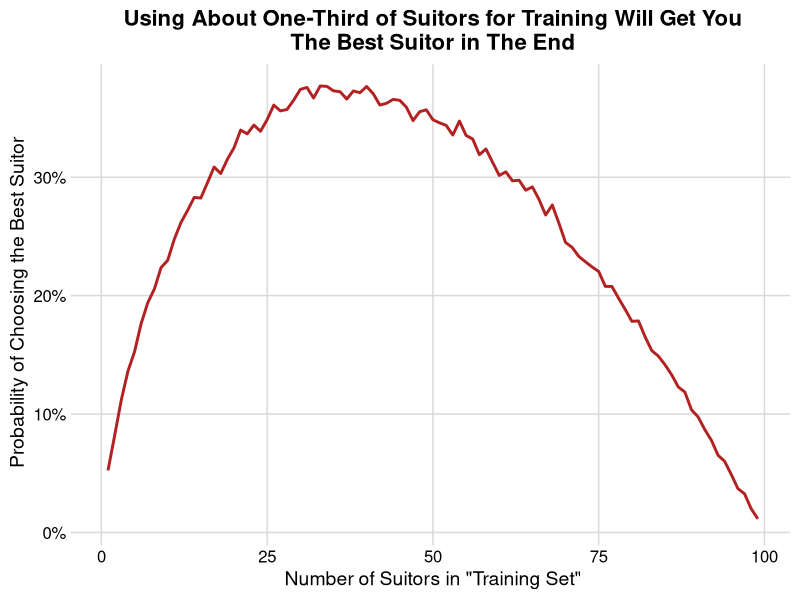

Source code (R):
## ---- chunk 1
knitr::opts_chunk$set(echo = TRUE, warning = F, message = F)
## ---- chunk 2
#| message: false
#| warning: false
#| code-fold: true
#| code-summary: "Packages used in this post"

library(tidyverse)
library(cowplot)
library(kableExtra)
theme_set(theme_minimal_grid())
## ---- chunk 3
#| code-fold: false

n_men <- 10
suitors <- 1:n_men

mean(replicate(1000, sample(suitors, n_men)) == n_men)

## ---- chunk 4
#| code-fold: false

mean(replicate(10000, sample(suitors, n_men)[3]) == n_men)

## ---- chunk 5
#| code-fold: false

baseline_choice <- function(n_men, n_train) {
  
  # Define suitors
  suitors <- 1:n_men
  
  # Shuffle the suitors
  suitors <- sample(suitors, n_men)
  
  # Split suitors into "train" and "test" sets
  train <- suitors[1:n_train]
  test <- suitors[(n_train + 1):n_men]
  
  # Define a cutoff
  cutoff <- max(train)
  
  # Choose the first suitor greater than the cutoff
  choice <- which(test > cutoff)[1]
  
  # If no suitor is found that is greater than the cutoff, choose the last one
  if (is.na(choice)) {
    return(suitors[n_men])  # Choose the last suitor in the original list
  } else {
    return(test[choice])
  }
}

## ---- chunk 6
#| code-fold: false

results <- replicate(1000, baseline_choice(10, 5))
mean(results == n_men)
## ---- chunk 7
#| code-fold: false

n_men <- 100

sims <- 
  crossing(trial = 1:10000, 
         n_train = 1:99) |> 
  mutate(suitor_score = map_dbl(n_train, ~baseline_choice(n_men, .))) 

## ---- chunk 8
#| label: tbl-prob-marriage
#| tbl-cap: "Probability of selecting the best suitor given size of training set"

rs <- 
  sims |> 
  group_by(n_train) |> 
  summarize(chose_mr_ten= mean(suitor_score == n_men)) |> 
  arrange(desc(chose_mr_ten))

head(rs) |> 
  kable(col.names = c("Number of suitors in training set", "Probaiblity"), digits = 2)

## ---- chunk 9

rs |> 
  ggplot(aes(n_train, chose_mr_ten)) + 
  geom_line(color = "firebrick", linewidth = 1) + 
  scale_y_continuous(labels = scales::percent_format()) + 
  labs(x = 'Number of Suitors in "Training Set"',
       y = "Probability of Choosing the Best Suitor",
       title = str_wrap("Using About One-Third of Suitors for Training Will Get You The Best Suitor in The End", 60)) +
  theme(plot.title = element_text(hjust = 0.5))
